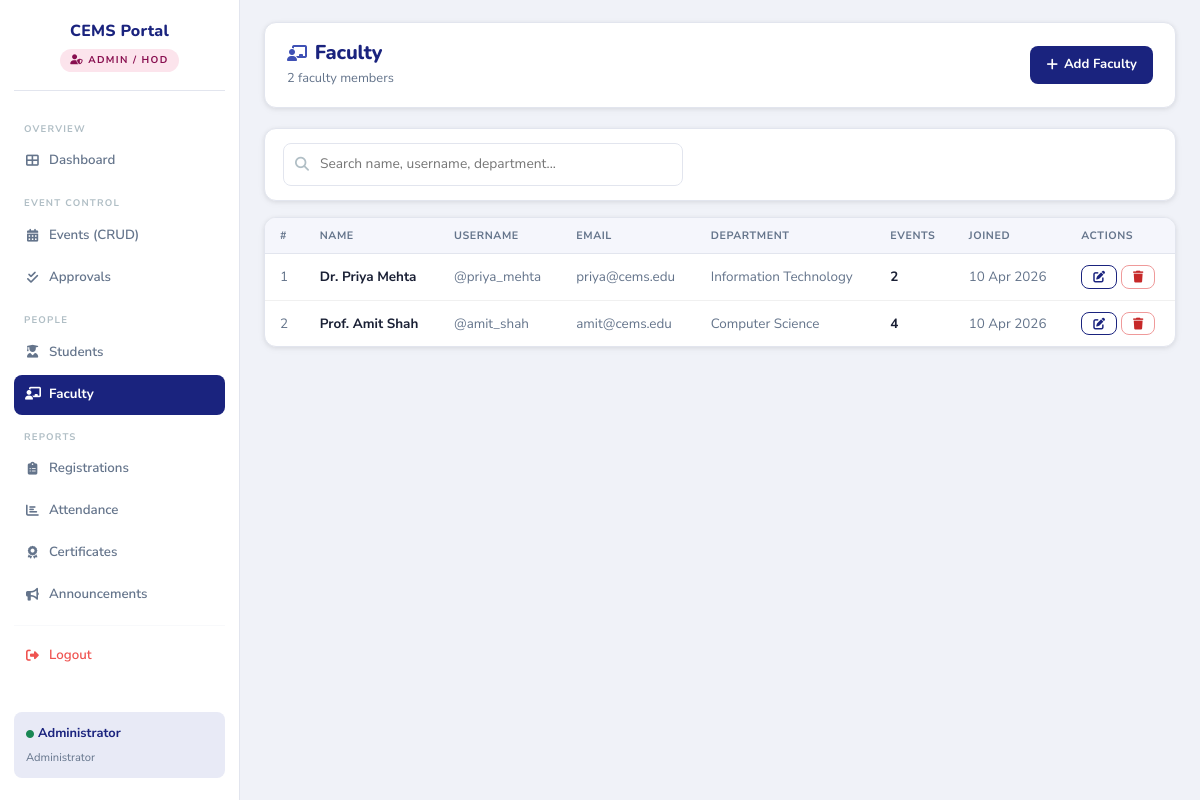
Before: /admin/faculty.php (signed in) with the older database file.
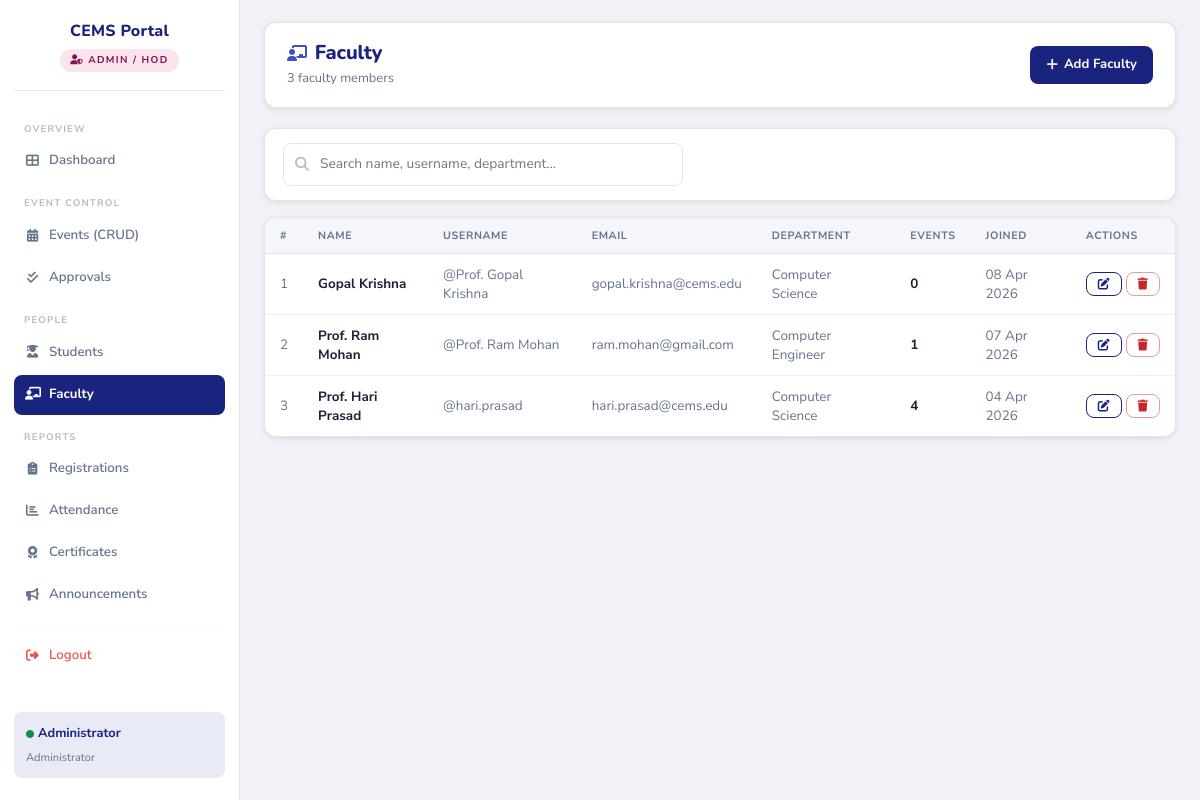
After: the same page with the newer database file.
### tables this page shows
CREATE TABLE `faculty` (
  `faculty_id` int(11) NOT NULL,
  `full_name` varchar(150) NOT NULL,
  `email` varchar(150) NOT NULL,
  `department` varchar(100) DEFAULT NULL,
  `username` varchar(80) NOT NULL,
  `password` varchar(255) NOT NULL,
  `created_at` timestamp NOT NULL DEFAULT current_timestamp()
);

### admin/faculty.php (the view, shortened to what the changed rows need)
<?php
require_once('../config/db.php');
$action     = $_GET['action'] ?? 'list';
$edit_fac = null;
$faculty_list = [];
$search = trim($_GET['search'] ?? '');
if ($action === 'list') {
    try {
        if ($search !== '') {
            $like = "%$search%";
            $q = $conn->prepare("
                SELECT f.*, COUNT(e.event_id) AS event_count
                FROM faculty f LEFT JOIN events e ON e.created_by=f.faculty_id
                WHERE f.full_name LIKE ? OR f.username LIKE ? OR f.email LIKE ? OR f.department LIKE ?
                GROUP BY f.faculty_id ORDER BY f.created_at DESC
            ");
            $q->bind_param("ssss", $like, $like, $like, $like); $q->execute();
        } else {
            $q = $conn->query("
                SELECT f.*, COUNT(e.event_id) AS event_count
                FROM faculty f LEFT JOIN events e ON e.created_by=f.faculty_id
                GROUP BY f.faculty_id ORDER BY f.created_at DESC
            ");
        }
        $faculty_list = $q->fetch_all(MYSQLI_ASSOC);
    } catch (Exception $e) {}
}
$departments = ['Computer Science','Information Technology','Electronics & Communication','Mechanical Engineering','Civil Engineering','Management','BBA','MBA','Commerce','Sciences','Humanities','Other'];
?>
<!DOCTYPE html>
<html lang="en">
<head>
    <link href="https://cdn.jsdelivr.net/npm/bootstrap@5.3.2/dist/css/bootstrap.min.css" rel="stylesheet">
    <link rel="stylesheet" href="https://cdnjs.cloudflare.com/ajax/libs/font-awesome/6.4.2/css/all.min.css">
    <link rel="stylesheet" href="../assets/css/style.css">
</head>
<body>
<main class="main-content"><div class="content-inner">
<?php if ($action === 'create' || $action === 'edit'):
    $f = $edit_fac ?? [];
    $is_edit = ($action === 'edit');
?>
<div class="page-header">
    <div>
        <h1><i class="fas fa-chalkboard-teacher me-2" style="color:var(--accent);font-size:1rem;"></i>
            <?= $is_edit ? 'Edit Faculty' : 'Add Faculty Member' ?></h1>
        <p><?= $is_edit ? 'Update faculty details. Changes apply immediately.' : 'Add a new faculty account. They can log in and create events immediately.' ?></p>
    </div>
    <a href="faculty.php" class="btn-outline-custom"><i class="fas fa-arrow-left"></i> Back</a>
</div>
<div class="form-card">
    <form method="POST">
        <?php if ($is_edit): ?>
        <input type="hidden" name="edit_id" value="<?= $f['faculty_id'] ?>">
        <?php endif; ?>
        <div class="row g-3">
            <div class="col-md-6">
                <label class="form-label-custom">Full Name *</label>
                <input type="text" name="full_name" class="form-control-custom" required
                       value="<?= htmlspecialchars($f['full_name'] ?? $_POST['full_name'] ?? '') ?>">
            </div>
            <div class="col-md-6">
                <label class="form-label-custom">Username * <small style="text-transform:none;font-weight:400;">(used to log in)</small></label>
                <input type="text" name="username" class="form-control-custom" required
                       placeholder="e.g. prof.gopal or gopal_krishna"
                       value="<?= htmlspecialchars($f['username'] ?? $_POST['username'] ?? '') ?>">
            </div>
            <div class="col-md-6">
                <label class="form-label-custom">Email Address *</label>
                <input type="email" name="email" class="form-control-custom" required
                       value="<?= htmlspecialchars($f['email'] ?? $_POST['email'] ?? '') ?>">
            </div>
            <div class="col-md-6">
                <label class="form-label-custom">Department</label>
                <select name="department" class="form-control-custom">
                    <option value="">— Select Department —</option>
                    <?php foreach ($departments as $dept): ?>
                    <option value="<?= $dept ?>" <?= ($f['department'] ?? $_POST['department'] ?? '') === $dept ? 'selected' : '' ?>><?= $dept ?></option>
                    <?php endforeach; ?>
                </select>
            </div>
            <div class="col-md-6">
                <label class="form-label-custom">
                    Password <?= $is_edit ? '<small style="text-transform:none;font-weight:400;">(leave blank to keep current)</small>' : '*' ?>
                </label>
                <input type="password" name="password" class="form-control-custom"
                       placeholder="<?= $is_edit ? 'Leave blank to keep unchanged' : 'Min. 8 characters' ?>"
                       <?= $is_edit ? '' : 'required' ?>>
            </div>
        </div>
        <div class="d-flex gap-2 mt-4">
            <button type="submit" class="btn-primary-custom">
                <i class="fas fa-<?= $is_edit ? 'save' : 'plus' ?>"></i> <?= $is_edit ? 'Save Changes' : 'Add Faculty' ?>
            </button>
            <a href="faculty.php" class="btn-outline-custom">Cancel</a>
        </div>
    </form>
</div>
<?php else: ?>
<div class="page-header">
    <div>
        <h1><i class="fas fa-chalkboard-teacher me-2" style="color:var(--accent);font-size:1rem;"></i>Faculty</h1>
        <p><?= count($faculty_list) ?> faculty member<?= count($faculty_list) !== 1 ? 's' : '' ?></p>
    </div>
    <a href="faculty.php?action=create" class="btn-primary-custom"><i class="fas fa-plus"></i> Add Faculty</a>
</div>
<div class="table-wrap mb-3" style="padding:14px 18px;">
    <form method="GET" class="search-wrap" style="max-width:400px;">
        <input type="text" name="search" class="form-control-custom"
               placeholder="Search name, username, department..."
               value="<?= htmlspecialchars($search) ?>">
    </form>
</div>
<div class="table-wrap">
    <table class="cems-table">
        <thead>
            <tr><th>#</th><th>Name</th><th>Username</th><th>Email</th><th>Department</th><th>Events</th><th>Joined</th><th>Actions</th></tr>
        </thead>
        <tbody>
        <?php foreach ($faculty_list as $i => $f): ?>
        <tr>
            <td style="color:var(--text-muted);"><?= $i + 1 ?></td>
            <td><strong><?= htmlspecialchars($f['full_name']) ?></strong></td>
            <td style="color:var(--text-muted);">@<?= htmlspecialchars($f['username']) ?></td>
            <td style="color:var(--text-muted);"><?= htmlspecialchars($f['email']) ?></td>
            <td style="color:var(--text-muted);"><?= htmlspecialchars($f['department'] ?: '—') ?></td>
            <td><strong><?= $f['event_count'] ?></strong></td>
            <td style="color:var(--text-muted);"><?= date('d M Y', strtotime($f['created_at'])) ?></td>
            <td>
                <div class="d-flex gap-1">
                    <a href="faculty.php?action=edit&id=<?= $f['faculty_id'] ?>" class="btn-outline-custom btn-sm-custom"><i class="fas fa-edit"></i></a>
                    <button class="btn-danger-custom btn-sm-custom"
                            onclick="confirmDelete(<?= $f['faculty_id'] ?>, '<?= addslashes(htmlspecialchars($f['full_name'])) ?>')">
                        <i class="fas fa-trash"></i>
                    </button>
                </div>
            </td>
        </tr>
        <?php endforeach; ?>
        </tbody>
    </table>
</div>
<?php endif; ?>
</div></main>
</body>
</html>

Changed rows visible on the page:
removed faculty: full_name "Dr. Priya Mehta", username "priya_mehta", email "priya@cems.edu", department "Information Technology", event_count "2", created_at "10 Apr 2026"
added faculty: full_name "Gopal Krishna", username "Prof. Gopal Krishna", email "gopal.krishna@cems.edu", department "Computer Science", event_count "0", created_at "08 Apr 2026"
added faculty: full_name "Prof. Ram Mohan", username "Prof. Ram Mohan", email "ram.mohan@gmail.com", department "Computer Engineer", event_count "1", created_at "07 Apr 2026"
changed faculty: full_name "Prof. Amit Shah" → "Prof. Hari Prasad"; username "amit_shah" → "hari.prasad"; email "amit@cems.edu" → "hari.prasad@cems.edu"; created_at "10 Apr 2026" → "04 Apr 2026"
Other visible differences:
count($faculty_list): "2" → "3"
